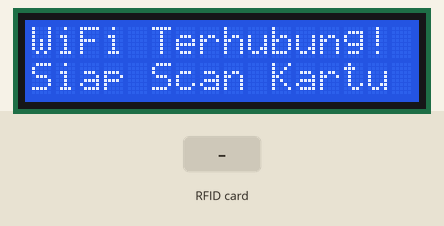
Recording of a sketch running on a simulated ESP32. Parts: 16×2 character LCD. Inputs (shaded band) come from the test bench. WiFi joins after 1.5 s; servers stay silent unless stated; uploads are accepted with an empty reply; what the sketch prints to the serial monitor is not drawn.

Above: at 1.8 s.
At 4.4 s:
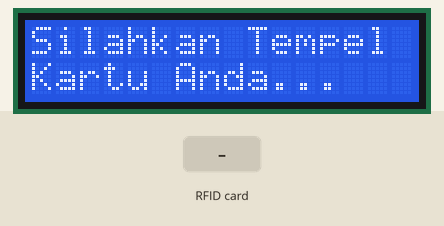
4.5 s: RFID card 5E 7A 19 C4 held to the reader
At 4.64 s:
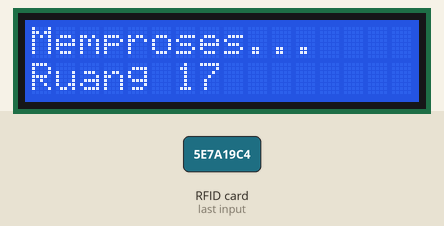
At 5.3 s:
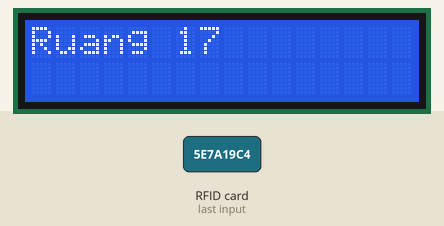
Timing chart, 0 to 7.5 s (numbered marks = the images above; inputs shaded):
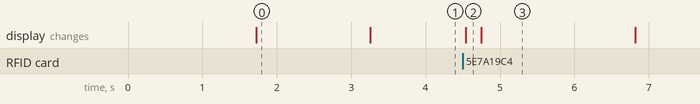

The sketch:

PresensiRFID.ino
```cpp
#include <SPI.h>
#include <MFRC522.h>
#include <WiFi.h>
#include <HTTPClient.h>
#include <Wire.h>
#include <LiquidCrystal_I2C.h>

// --- PENGATURAN LCD I2C ---
LiquidCrystal_I2C lcd(0x27, 16, 2);

// --- PENGATURAN WIFI & SERVER ---
const char* ssid = "HGW-81449D";
const char* password = "inilani12321";
const String serverIP = "192.168.1.6"; // IP Komputer tempat Web Java berjalan (Tomcat port 8080)

// --- PENGATURAN PIN RFID ---
#define SS_1_PIN 5   // SDA Sensor 1 (Ruang 17)
#define RST_1_PIN 27 // RST Sensor 1

#define SS_2_PIN 4   // SDA Sensor 2 (Lab Komputer)
#define RST_2_PIN 26 // RST Sensor 2

MFRC522 sensor_ruang17(SS_1_PIN, RST_1_PIN);
MFRC522 sensor_lab(SS_2_PIN, RST_2_PIN);

// --- VARIABEL NON-BLOCKING LCD SCROLLING (1 KALI) ---
enum LcdState {
  LCD_STANDBY,
  LCD_STATIC_SHOW,
  LCD_SCROLL_START_PAUSE,
  LCD_SCROLLING,
  LCD_SCROLL_END_PAUSE
};

LcdState currentLcdState = LCD_STANDBY;
String scrollText = "";
int scrollIndex = 0;
unsigned long lcdTimer = 0;

// Pengaturan kecepatan & jeda tampilan LCD (dalam milidetik)
const unsigned long SCROLL_SPEED_MS = 250;     // Kecepatan geser per huruf
const unsigned long START_END_PAUSE_MS = 600;  // Jeda baca di awal & akhir kalimat
const unsigned long STATIC_SHOW_MS = 2000;     // Lama tampil jika teks <= 16 karakter

// --- VARIABEL ANTI-DOUBLE SCAN PER SENSOR ---
String lastUid1 = "";
unsigned long lastScanTime1 = 0;

String lastUid2 = "";
unsigned long lastScanTime2 = 0;

const unsigned long SAME_CARD_COOLDOWN_MS = 2500; // Jeda minimal untuk kartu yang SAMA

void setup() {
  Serial.begin(115200);

  // Inisialisasi I2C LCD pada pin 21 (SDA) dan 22 (SCL)
  Wire.begin(21, 22);
  lcd.init();
  lcd.backlight();

  lcd.setCursor(0, 0);
  lcd.print("Sistem Absensi");
  lcd.setCursor(0, 1);
  lcd.print("Menghubungkan...");

  SPI.begin();
  sensor_ruang17.PCD_Init();
  sensor_lab.PCD_Init();

  // Koneksi WiFi
  WiFi.begin(ssid, password);
  while (WiFi.status() != WL_CONNECTED) {
    delay(500);
    Serial.print(".");
  }

  Serial.println("\nWiFi Terhubung!");
  lcd.clear();
  lcd.setCursor(0, 0);
  lcd.print("WiFi Terhubung!");
  lcd.setCursor(0, 1);
  lcd.print("Siap Scan Kartu");
  delay(1500);

  tampilkanStatusStandby();
}

void loop() {
  // 1. Jalankan pembaruan animasi LCD secara non-blocking
  updateLcdDisplay();

  // 2. Cek Sensor Ruang 17 (ID: 17) - Bisa langsung scan meski LCD sedang rolling
  if (sensor_ruang17.PICC_IsNewCardPresent() && sensor_ruang17.PICC_ReadCardSerial()) {
    String uid = getUID(sensor_ruang17);
    Serial.println("UID terbaca: " + uid);
    sensor_ruang17.PICC_HaltA();
    sensor_ruang17.PCD_StopCrypto1();

    // Cek apakah kartu berbeda ATAU kartu sama tapi sudah melewati cooldown
    if (uid != lastUid1 || (millis() - lastScanTime1 > SAME_CARD_COOLDOWN_MS)) {
      lastUid1 = uid;
      lastScanTime1 = millis();
      kirimDataKeServer(uid, "17", "Ruang 17");
    }
  }

  // 3. Cek Sensor Lab Komputer (ID: LAB) - Bisa langsung scan kapan saja
  if (sensor_lab.PICC_IsNewCardPresent() && sensor_lab.PICC_ReadCardSerial()) {
    String uid = getUID(sensor_lab);
    Serial.println("UID terbaca: " + uid);
    sensor_lab.PICC_HaltA();
    sensor_lab.PCD_StopCrypto1();

    if (uid != lastUid2 || (millis() - lastScanTime2 > SAME_CARD_COOLDOWN_MS)) {
      lastUid2 = uid;
      lastScanTime2 = millis();
      kirimDataKeServer(uid, "LAB", "Lab Komputer");
    }
  }
}

String getUID(MFRC522 &mfrc522) {
  String uidStr = "";
  for (byte i = 0; i < mfrc522.uid.size; i++) {
    uidStr += String(mfrc522.uid.uidByte[i] < 0x10 ? "0" : "");
    uidStr += String(mfrc522.uid.uidByte[i], HEX);
  }
  uidStr.toUpperCase();
  return uidStr;
}

void kirimDataKeServer(String uid, String id_ruangan, String namaRuangLabel) {
  if (WiFi.status() == WL_CONNECTED) {
    lcd.clear();
    lcd.setCursor(0, 0);
    lcd.print("Memproses...");
    lcd.setCursor(0, 1);
    lcd.print(namaRuangLabel);

    HTTPClient http;
    String url = "http://" + serverIP + ":8080/PresensiRFID/proses_rfid?uid=" + uid + "&id_ruangan=" + id_ruangan;

    http.begin(url);
    int httpResponseCode = http.GET();

    if (httpResponseCode > 0) {
      String responDB = http.getString();
      responDB.trim(); // Menghapus spasi/newline tersembunyi dari server
      Serial.println(responDB);

      mulaiTampilkanPesan(namaRuangLabel, responDB);
    } else {
      Serial.println("Error HTTP: " + String(httpResponseCode));
      mulaiTampilkanPesan("Error Server", "Kode: " + String(httpResponseCode));
    }
    http.end();
  } else {
    Serial.println("Koneksi WiFi Terputus!");
    mulaiTampilkanPesan("Koneksi Gagal", "WiFi Terputus!");
  }
}

// Memulai state tampilan pesan baru (otomatis memutus scroll sebelumnya jika ada scan baru)
void mulaiTampilkanPesan(String barisAtas, String barisBawah) {
  lcd.clear();
  lcd.setCursor(0, 0);
  lcd.print(barisAtas);

  scrollText = barisBawah;
  scrollIndex = 0;
  lcdTimer = millis();

  if (scrollText.length() <= 16) {
    lcd.setCursor(0, 1);
    lcd.print(scrollText);
    currentLcdState = LCD_STATIC_SHOW;
  } else {
    lcd.setCursor(0, 1);
    lcd.print(scrollText.substring(0, 16));
    currentLcdState = LCD_SCROLL_START_PAUSE;
  }
}

// State machine untuk mengatur pergeseran teks 1 kali tanpa menghentikan loop()
void updateLcdDisplay() {
  unsigned long now = millis();

  switch (currentLcdState) {
    case LCD_STANDBY:
      // Diam di layar standby
      break;

    case LCD_STATIC_SHOW:
      if (now - lcdTimer >= STATIC_SHOW_MS) {
        tampilkanStatusStandby();
      }
      break;

    case LCD_SCROLL_START_PAUSE:
      // Tahan awal kalimat sebentar agar mudah terbaca sebelum mulai bergeser
      if (now - lcdTimer >= START_END_PAUSE_MS) {
        lcdTimer = now;
        currentLcdState = LCD_SCROLLING;
      }
      break;

    case LCD_SCROLLING:
      if (now - lcdTimer >= SCROLL_SPEED_MS) {
        lcdTimer = now;
        scrollIndex++;

        if (scrollIndex <= (int)scrollText.length() - 16) {
          lcd.setCursor(0, 1);
          lcd.print(scrollText.substring(scrollIndex, scrollIndex + 16));
        } else {
          // Sudah mencapai ujung akhir kalimat (selesai 1 kali rolling)
          currentLcdState = LCD_SCROLL_END_PAUSE;
        }
      }
      break;

    case LCD_SCROLL_END_PAUSE:
      // Tahan akhir kalimat sebentar sebelum kembali ke layar standby
      if (now - lcdTimer >= START_END_PAUSE_MS) {
        tampilkanStatusStandby();
      }
      break;
  }
}

void tampilkanStatusStandby() {
  currentLcdState = LCD_STANDBY;
  lcd.clear();
  lcd.setCursor(0, 0);
  lcd.print("Silahkan Tempel");
  lcd.setCursor(0, 1);
  lcd.print("Kartu Anda...");
}
```

Measured:
- after the input at 4.5 s, the display: changes at once (image 2)
- what the display in image 0 shows lasts 1.6 s, from 1.7 s to 3.3 s
- what the display in image 3 shows lasts 2.1 s, from 4.7 s to 6.8 s
